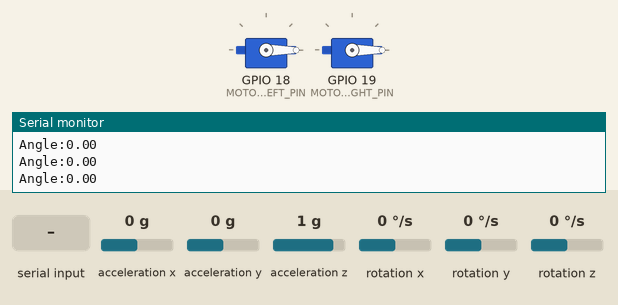
A sketch run on a simulated ESP32. On the bench: 2 × servo, the last lines printed to the serial monitor. Wiring (inferred from the names in the program): MPU-6050 motion sensor at I2C address 0x68. The inputs (shaded band) are chosen by the test bench; at power-on: rotation x 0 °/s, acceleration y 0 g, acceleration x 0 g, acceleration z 1 g, rotation y 0 °/s, rotation z 0 °/s.

Above: at 4.2 s.
4.3 s: "90,45,200,10\n" received over Serial
At 5.3 s:
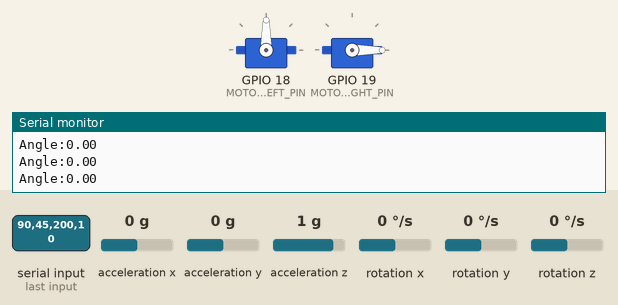
5.8 s: rotation x set to 100 °/s
At 6.58 s:
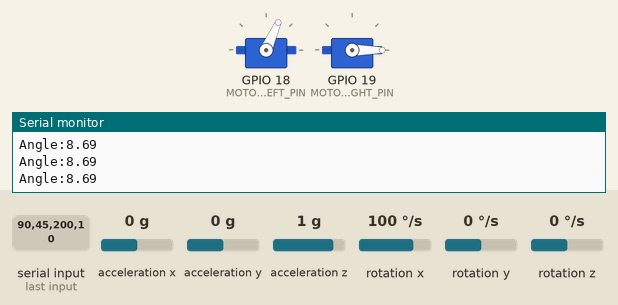
8.8 s: rotation x set to 192 °/s
11.8 s: acceleration y set to -1.4 g
At 12.3 s:
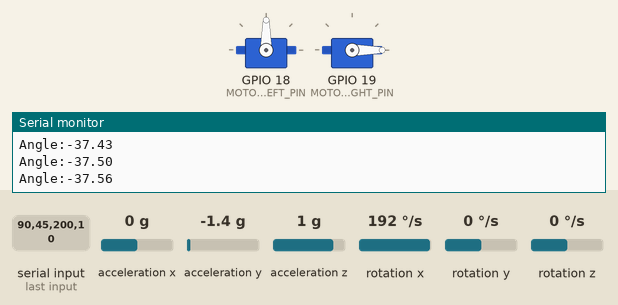
13.3 s: acceleration y set to 0.8 g
At 14.5 s:
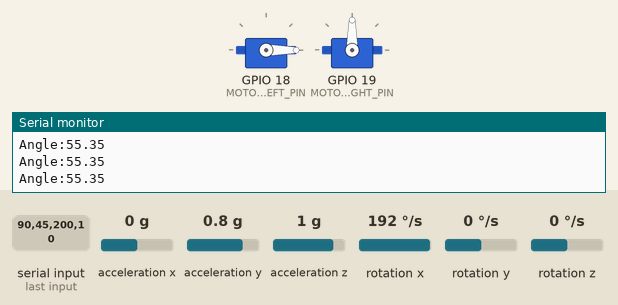
14.8 s: rotation x set to -192 °/s
Timing chart, 0 to 18.8 s (numbered marks = the images above; inputs shaded):
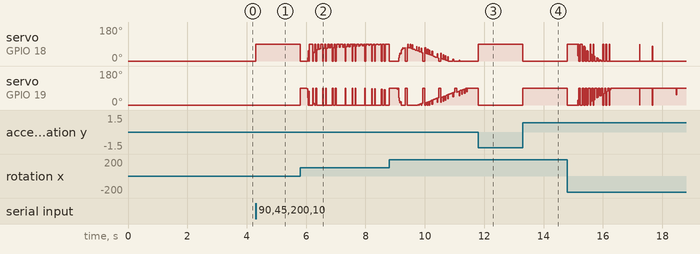

The sketch:

firmware.ino
```cpp
#include <WiFi.h>
#include <WiFiUdp.h>
#include <Wire.h>
#include <ESP32Servo.h>

// --- Wi-Fi & UDP Settings ---
const char* ssid = "TEST_RIG_003"; // Connect your computer to this Wi-Fi network
const char* password = "password123";
WiFiUDP udp;
const int udpPort = 8888;
IPAddress remoteIP;
uint16_t remotePort;

// --- Hardware Pins ---
const int MOTOR_LEFT_PIN = 18;
const int MOTOR_RIGHT_PIN = 19;

// --- Objects ---
Servo motorLeft;
Servo motorRight;

// --- PID & Control Variables ---
float kp = 0.0, ki = 0.0, kd = 0.0;
float setpoint = 0.0;
float current_angle = 0.0;

float error = 0.0;
float previous_error = 0.0;
float integral = 0.0;

unsigned long last_time = 0;
unsigned long last_send_time = 0;

// Base throttle to get the motors spinning but not flying away
// 1000 = Motors off, 2000 = Max throttle
int BASE_THROTTLE = 1150;

// --- MPU6050 Variables ---
const int MPU_ADDR = 0x68;
unsigned long mpu_last_time = 0;

void setup() {
  Serial.begin(115200);
  Wire.begin(); // Start I2C for MPU6050 (Pins 21 & 22)

  // 1. Setup MPU6050 (Wake it up)
  Wire.beginTransmission(MPU_ADDR);
  Wire.write(0x6B); // Power management register
  Wire.write(0);    // Clear sleep mode
  Wire.endTransmission(true);

  // 2. Setup Wi-Fi Access Point
  Serial.println("Starting Wi-Fi Access Point...");
  WiFi.softAP(ssid, password);
  Serial.print("ESP32 IP Address: ");
  Serial.println(WiFi.softAPIP()); // This will be 192.168.4.1

  // 3. Start UDP "Mailbox"
  udp.begin(udpPort);
  Serial.println("UDP Mailbox Open on Port 8888");

  // 4. Setup ESCs (Strict Limits & Arming sequence)
  motorLeft.attach(MOTOR_LEFT_PIN, 1000, 2000);
  motorRight.attach(MOTOR_RIGHT_PIN, 1000, 2000);

  Serial.println("Arming ESCs... Keep rig completely still!");
  motorLeft.writeMicroseconds(1000);
  motorRight.writeMicroseconds(1000);
  delay(3000); // Wait 3 seconds for ESCs to beep and arm
  Serial.println("ESCs Armed. System Ready.");

  last_time = millis();
  mpu_last_time = micros();
}

void loop() {
  // 1. READ SENSOR (MPU6050 Complementary Filter)
  readMPU6050();

  // 2. CHECK MAILBOXES (Listen for Python GUI)
  checkMailboxes();

  // 3. RUN PID MATH
  unsigned long current_time = millis();
  float dt = (current_time - last_time) / 1000.0; // Time step in seconds

  if (dt > 0) {
    error = setpoint - current_angle;
    integral += (error * dt);

    // Anti-Windup: Cap the I-term so it doesn't grow out of control
    integral = constrain(integral, -400, 400);

    float derivative = (error - previous_error) / dt;
    float pid_output = (kp * error) + (ki * integral) + (kd * derivative);

    previous_error = error;
    last_time = current_time;

    // 4. APPLY MATH TO MOTORS
    // Assuming positive angle means left side is down: Left pushes harder, right backs off.
    int pwm_left = BASE_THROTTLE + pid_output;
    int pwm_right = BASE_THROTTLE - pid_output;

    // EMERGENCY KILL SWITCH: If you set Kp, Ki, Kd to 0 in Python, motors shut off.
    if (kp == 0.0 && ki == 0.0 && kd == 0.0) {
      pwm_left = 900;
      pwm_right = 900;
      integral = 0; // Reset math
    }

    // Strict Safety Limits: Never drop below 1000 or exceed a safe testing max (1500)
    pwm_left = constrain(pwm_left, 1000, 1500);
    pwm_right = constrain(pwm_right, 1000, 1500);

    // Send signals to ESCs
    motorLeft.writeMicroseconds(pwm_left);
    motorRight.writeMicroseconds(pwm_right);
  }

  // 5. SEND DATA BACK TO PYTHON GUI (Every 20ms / 50Hz)
  if (current_time - last_send_time >= 20) {
    char payload[15];
    snprintf(payload, sizeof(payload), "%.2f\n", current_angle);

    // Print to Serial (so you can watch it in the Arduino IDE Plotter too)
    Serial.print("Angle:");
    Serial.println(current_angle);

    // Send to Wi-Fi (Only if Python script has pinged us and we saved its IP)
    if (remoteIP) {
      udp.beginPacket(remoteIP, remotePort);
      udp.print(payload);
      udp.endPacket();
    }

    last_send_time = current_time;
  }
}

// ==========================================
// HELPER FUNCTIONS
// ==========================================

void checkMailboxes() {
  char incomingPacket[255];
  bool dataReceived = false;

  // Check UDP (Wi-Fi)
  int packetSize = udp.parsePacket();
  if (packetSize) {
    remoteIP = udp.remoteIP();     // Save Python's Return Address
    remotePort = udp.remotePort(); // Save Python's Return Door

    int len = udp.read(incomingPacket, 255);
    if (len > 0) incomingPacket[len] = 0;
    dataReceived = true;
  }

  // Check Serial (USB)
  else if (Serial.available() > 0) {
    int len = Serial.readBytesUntil('\n', incomingPacket, 255);
    if (len > 0) incomingPacket[len] = 0;
    dataReceived = true;
  }

  // Parse the incoming string "Kp,Ki,Kd,Setpoint"
  if (dataReceived) {
    if (strncmp(incomingPacket, "PING", 4) != 0) { // Ignore the setup ping
      float new_p, new_i, new_d, new_sp;
      if (sscanf(incomingPacket, "%f,%f,%f,%f", &new_p, &new_i, &new_d, &new_sp) == 4) {
        kp = new_p;
        ki = new_i;
        kd = new_d;
        setpoint = new_sp;
      }
    }
  }
}

void readMPU6050() {
  Wire.beginTransmission(MPU_ADDR);
  Wire.write(0x3B);
  Wire.endTransmission(false);
  Wire.requestFrom(MPU_ADDR, 14, true);

  int16_t accX = Wire.read() << 8 | Wire.read();
  int16_t accY = Wire.read() << 8 | Wire.read();
  int16_t accZ = Wire.read() << 8 | Wire.read();

  Wire.read(); Wire.read(); // Skip Temperature

  int16_t gyroX = Wire.read() << 8 | Wire.read();

  unsigned long current_micros = micros();
  float dt = (current_micros - mpu_last_time) / 1000000.0;
  mpu_last_time = current_micros;

  // --- HARDWARE OFFSET APPLIED HERE ---
  // The + 9.1 corrects the physical tilt of the sensor on your rig
  float accel_pitch = (atan2(accY, accZ) * 180.0 / PI);

  float gyro_rate = gyroX / 131.0;

  // Complementary Filter
  current_angle = 0.98 * (current_angle + (gyro_rate * dt)) + 0.02 * accel_pitch;
}
```

Measured:
- after the input at 4.3 s, servo on GPIO 18 (MOTOR_LEFT_PIN): 0° → 90° at once
- after the input at 11.8 s, servo on GPIO 18 (MOTOR_LEFT_PIN): 0° → 90° at once
- after the input at 13.3 s, servo on GPIO 18 (MOTOR_LEFT_PIN): 90° → 0° at once; servo on GPIO 19 (MOTOR_RIGHT_PIN): 0° → 90° at once
